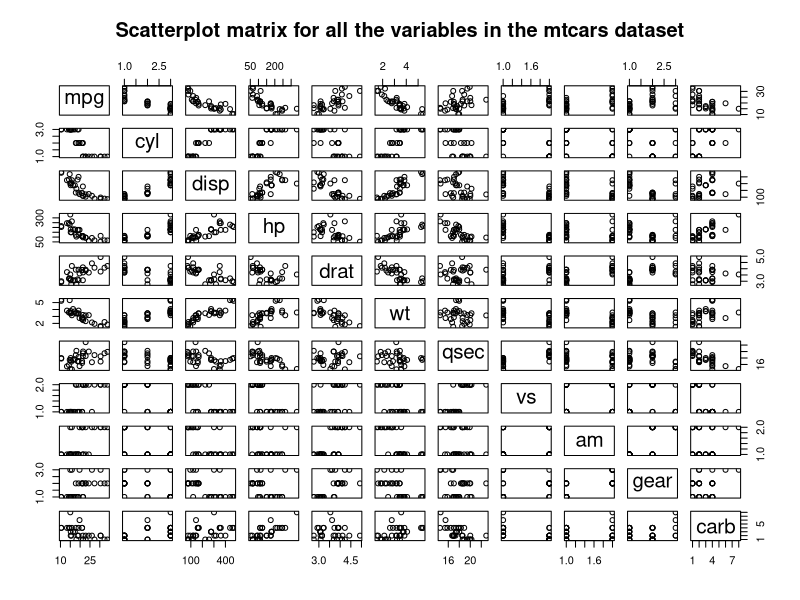
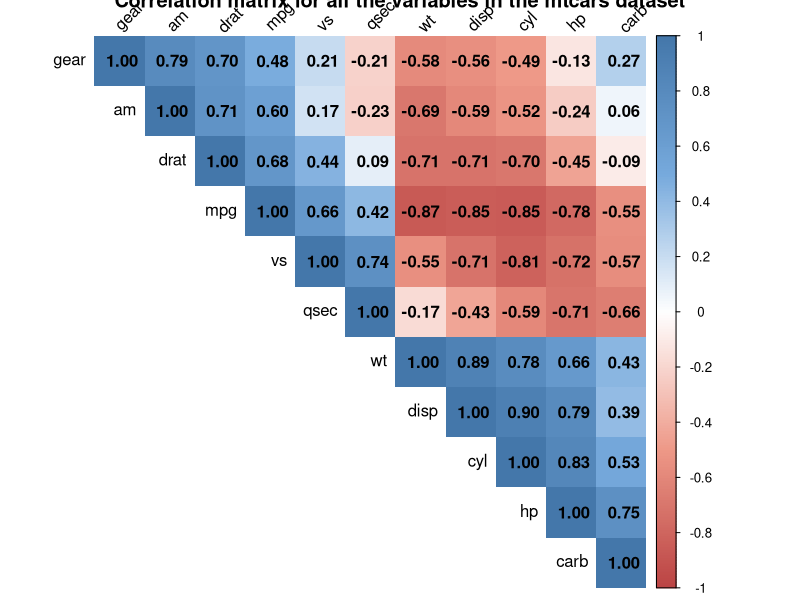
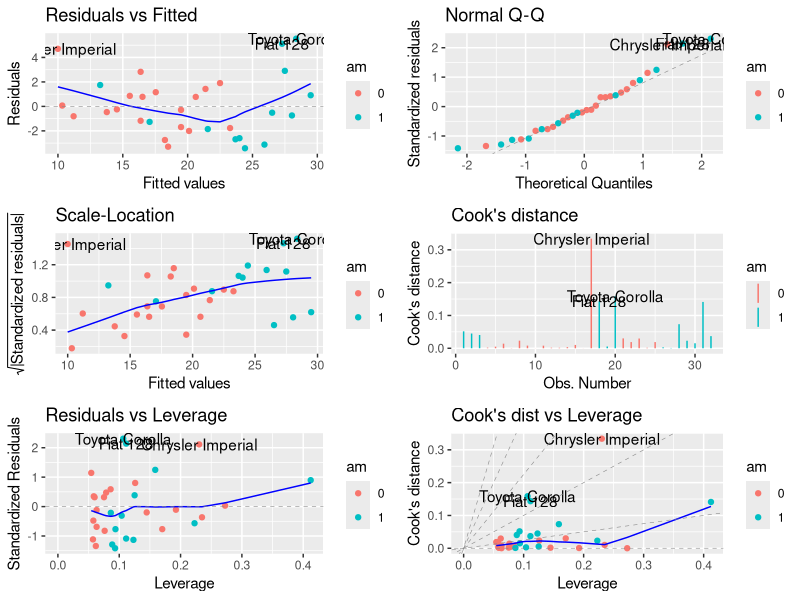
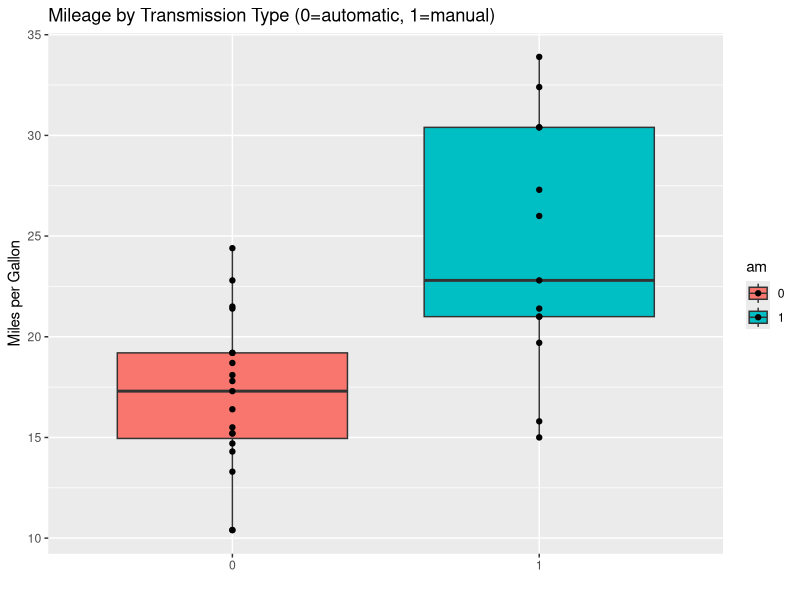

R code for these plots, in order:
## ---- chunk 1
# Setup data and libraries
data("mtcars")
library(ggplot2)
library(GGally)
library(dplyr)
library(ggfortify)
mtsaved <- mtcars # Save a copy of mtcars with no conversion to factors - needed by cor
mtcars <- mutate(mtcars, cyl = factor(cyl)) # convert cyl to a factor
mtcars <- mutate(mtcars, vs = factor(vs)) # convert cyl to a factor
mtcars <- mutate(mtcars, am = factor(am)) # convert cyl to a factor
mtcars <- mutate(mtcars, gear = factor(gear)) # convert cyl to a factor
## ---- chunk 2
fit1  <- lm(mpg ~  am , mtcars)
fit2  <- lm(mpg ~ am + wt, mtcars)
fit3  <- lm(mpg ~ am + wt + hp, mtcars)
fit4  <- lm(mpg ~ am + wt + hp + disp, mtcars)
fit5  <- lm(mpg ~ am + wt + hp + disp + cyl , mtcars)
fit6  <- lm(mpg ~ am + wt + hp + disp + cyl + drat, mtcars)
fit7  <- lm(mpg ~ am + wt + hp + disp + cyl + drat + qsec, mtcars)
fit8  <- lm(mpg ~ am + wt + hp + disp + cyl + drat + qsec + vs, mtcars)
fit9  <- lm(mpg ~ am + wt + hp + disp + cyl + drat + qsec + vs + gear, mtcars)
fit10 <- lm(mpg ~ am + wt + hp + disp + cyl + drat + qsec + vs + gear + carb, mtcars)
anova(fit1, fit2, fit3, fit4, fit5, fit6, fit7, fit8, fit9, fit10)
## ---- chunk 3
sumCoef<-summary(fit3)$coefficients
sumCoef[2,1]+c(-1,1)*qt(.975,df=fit3$df)*sumCoef[2,2]
## ---- chunk 4
pairs(mpg~.,data=mtcars, 
      main="Scatterplot matrix for all the variables in the mtcars dataset")
## ---- chunk 5
library(corrplot)
M <- cor(mtsaved)
col <- colorRampPalette(c("#BB4444", "#EE9988", "#FFFFFF", "#77AADD", "#4477AA"))
corrplot(M, type = "upper", addCoef.col = "black", method = "shade", shade.col = NA, tl.col = "black", tl.srt = 45, col=col(200),  order = "AOE", title = "Correlation matrix for all the variables in the mtcars dataset")
## ---- chunk 6
autoplot(fit3, data=mtcars, colour='am', which = 1:6, ncol = 2) 
## ---- chunk 7
qplot(am, mpg, data=mtcars, geom=c("boxplot", "point"), 
   fill=am, main="Mileage by Transmission Type (0=automatic, 1=manual)",
   xlab="", ylab="Miles per Gallon")
